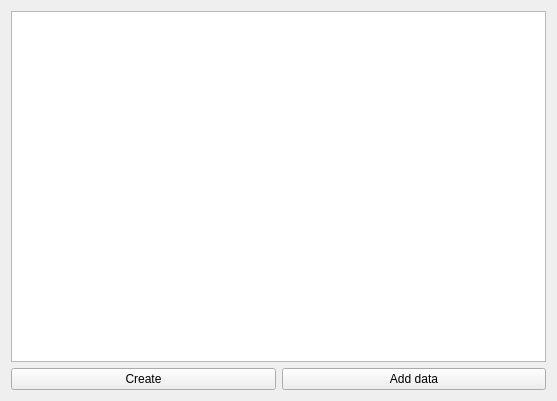
<ui version="4.0" >
 <class>TMManager</class>
 <widget class="QWidget" name="TMManager" >
  <property name="geometry" >
   <rect>
    <x>0</x>
    <y>0</y>
    <width>557</width>
    <height>401</height>
   </rect>
  </property>
   <layout class="QGridLayout" >
    <item row="3" column="0" >
     <layout class="QHBoxLayout" >
      <item>
       <widget class="QPushButton" name="create" >
        <property name="text" >
         <string>Create</string>
        </property>
       </widget>
      </item>
      <item>
       <widget class="QPushButton" name="addData" >
        <property name="text" >
         <string>Add data</string>
        </property>
       </widget>
      </item>
     </layout>
    </item>
    <item row="0" column="0" >
     <widget class="QTreeView" name="list" />
    </item>
   </layout>
 </widget>
 <resources/>
 <connections/>
</ui>
